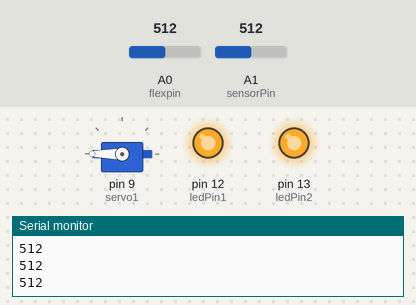
Bench run of a sketch on a simulated Arduino Uno, built with avr-gcc and run on an emulated ATmega328P. Parts: servo, output pins drawn as LEDs (lit = HIGH), the last lines printed to the serial monitor. The inputs (shaded band) are chosen by the test bench; at power-on: A1 (sensorPin) = 512, A0 (flexpin) = 512.

Above: at 1.2 s.
1.3 s: A1 (sensorPin) set to 489
At 2.1 s:
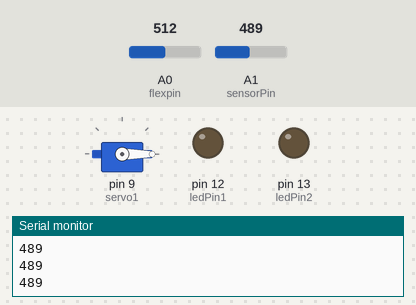
2.8 s: A1 (sensorPin) set to 510
At 3.7 s:
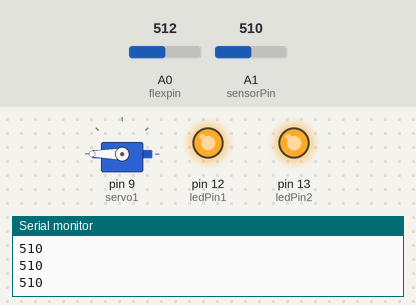
4.3 s: A1 (sensorPin) set to 490
At 5.7 s:
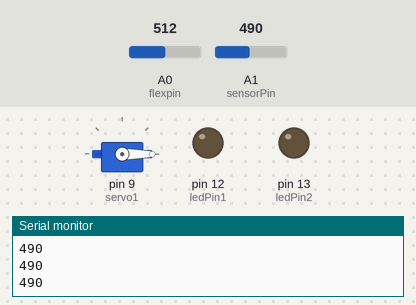
Timing chart, 0 to 7.3 s (numbered marks = the images above; inputs shaded):
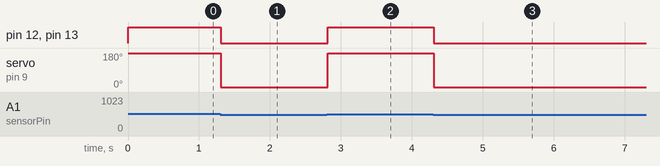

The sketch:

exhibit1.ino
```cpp
/*
SparkFun Inventor's Kit
Example sketch 09

FLEX SENSOR

  Use the "flex sensor" to change the position of a servo

  In the previous sketch, we learned how to command a servo to
  mode to different positions. In this sketch, we'll introduce
  a new sensor, and use it to control the servo.

  A flex sensor is a plastic strip with a conductive coating.
  When the strip is straight, the coating will be a certain
  resistance. When the strip is bent, the particles in the coating
  get further apart, increasing the resistance. You can use this
  sensor to sense finger movement in gloves, door hinges, stuffed
  animals, etc. See http://www.sparkfun.com/tutorials/270 for
  more information.

Hardware connections:

  Flex sensor:

    The flex sensor is the plastic strip with black stripes.
    It senses bending away from the striped side.

    The flex sensor has two pins, and since it's a resistor,
    the pins are interchangable.

    Connect one of the pins to ANALOG IN pin 0 on the Arduino.
    Connect the same pin, through a 10K Ohm resistor (brown
    black orange) to GND.
    Connect the other pin to 5V.

  Servo:

    The servo has a cable attached to it with three wires.
    Because the cable ends in a socket, you can use jumper wires
    to connect between the Arduino and the servo. Just plug the
    jumper wires directly into the socket.

    Connect the RED wire (power) to 5 Volts (5V)
    Connect the WHITE wire (signal) to digital pin 9
    Connect the BLACK wire (ground) to ground (GND)

    Note that servos can use a lot of power, which can cause your
    Arduino to reset or behave erratically. If you're using large
    servos or many of them, it's best to provide them with their
    own separate 5V supply. See this Arduino Forum thread for info:
    http://www.arduino.cc/cgi-bin/yabb2/YaBB.pl?num=1239464763

This sketch was written by SparkFun Electronics,
with lots of help from the Arduino community.
This code is completely free for any use.
Visit http://learn.sparkfun.com/products/2 for SIK information.
Visit http://www.arduino.cc to learn about the Arduino.

Version 2.0 6/2012 MDG
*/


// Include the servo library to add servo-control functions:

#include <Servo.h>

// Create a servo "object", called servo1. Each servo object
// controls one servo (you can have a maximum of 12):

Servo servo1;

// Define the analog input pin to measure flex sensor position:

const int flexpin = 0;
const int sensorPin = 1;
int ledPin1 = 12;
int ledPin2 = 13;

int lightLevel, high = 0, low = 1023;

void setup()
{
  // Use the serial monitor window to help debug our sketch:

  Serial.begin(9600);

  // Enable control of a servo on pin 9:

  servo1.attach(9);

  pinMode(ledPin1, OUTPUT);
  pinMode(ledPin2, OUTPUT);
}


void loop()
{
  int flexposition;    // Input value from the analog pin.
  int servoposition;   // Output value to the servo.

  // Read the position of the flex sensor (0 to 1023):

  flexposition = analogRead(flexpin);
  lightLevel = analogRead(sensorPin);

  if (flexposition > 770) {
    servo1.write(360);
    digitalWrite(ledPin1, HIGH);
    digitalWrite(ledPin2, HIGH);
  } else {
      if (lightLevel > 500) {
      servo1.write(360);
      digitalWrite(ledPin1, HIGH);
      digitalWrite(ledPin2, HIGH);
    } else {
      servo1.write(0);
      digitalWrite(ledPin1, LOW);
      digitalWrite(ledPin2, LOW);
    }
  }

  Serial.println(lightLevel);

  // Because the voltage divider circuit only returns a portion
  // of the 0-1023 range of analogRead(), we'll map() that range
  // to the servo's range of 0 to 180 degrees. The flex sensors
  // we use are usually in the 600-900 range:

  // servoposition = map(flexposition, 720, 870, 0, 300);
  // servoposition = constrain(servoposition, 0, 300);

  // Now we'll command the servo to move to that position:

  // servo1.write(servoposition);

  // Because every flex sensor has a slightly different resistance,
  // the 600-900 range may not exactly cover the flex sensor's
  // output. To help tune our program, we'll use the serial port to
  // print out our values to the serial monitor window:

  // Serial.print("sensor: ");
  // Serial.print(flexposition);
  // Serial.print("  servo: ");
  // Serial.println(servoposition);

  // Note that all of the above lines are "print" except for the
  // last line which is "println". This puts everything on the
  // same line, then sends a final carriage return to move to
  // the next line.

  // After you upload the sketch, turn on the serial monitor
  // (the magnifying-glass icon to the right of the icon bar).
  // You'll be able to see the sensor values. Bend the flex sensor
  // and note its minimum and maximum values. If you replace the
  // 600 and 900 in the map() function above, you'll exactly match
  // the flex sensor's range with the servo's range.

  delay(20);  // wait 20ms between servo updates
}
```

Measured:
- the behaviour switches between 501 and 500 on A1 (sensorPin) (found by bisection; images 0 and 1)
- after the input at 1.3 s, pin 12 (ledPin1), pin 13 (ledPin2): HIGH → LOW at once; servo on pin 9 (servo1): 180° → 0° at once
- after the input at 2.8 s, pin 12 (ledPin1), pin 13 (ledPin2): LOW → HIGH at once; servo on pin 9 (servo1): 0° → 180° at once
- after the input at 4.3 s, pin 12 (ledPin1), pin 13 (ledPin2): HIGH → LOW at once; servo on pin 9 (servo1): 180° → 0° at once
